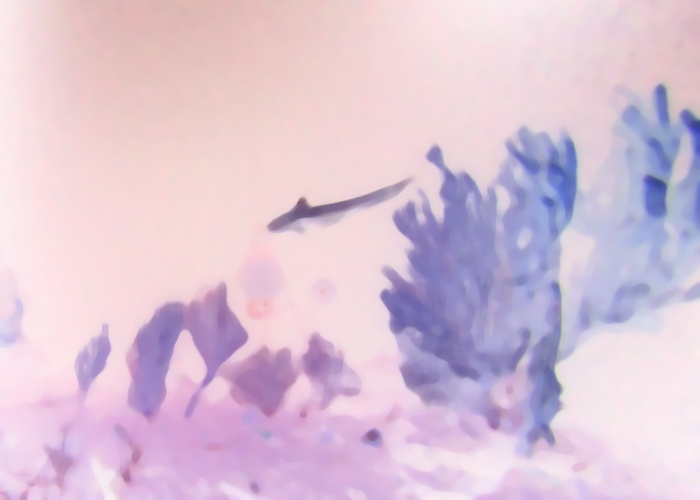
#> input picture denoiseL.jpg, 700 x 500 px, given in place of curtainL.png, which was not available
$ python justdepth.py
#> lines starting #> are read from the running program, lines starting #| are printed output that depends on the picture; pictures that were not available may be replaced by others from this repository, and a replacement may not be noted
import numpy as np
import cv2
from matplotlib import pyplot as plt
# [7 lines of commented-out code are left out]

baseline=100
focal_length= 4.77424789e+02
#Q=[[ 1.00000000e+00  0.00000000e+00  0.00000000e+00 -1.24098755e+03]
#   [ 0.00000000e+00  1.00000000e+00  0.00000000e+00 -1.07122999e+03]
#   [ 0.00000000e+00  0.00000000e+00  0.00000000e+00  4.77424789e+02]
#   [ 0.00000000e+00  0.00000000e+00  9.03260810e-03 -0.00000000e+00]]

Q=np.float32([[ 1.00000000e+00,  0.00000000e+00,  0.00000000e+00,  1.07952681e+01],
 [ 0.00000000e+00,  1.00000000e+00,  0.00000000e+00, -1.54576640e+03],
 [ 0.00000000e+00,  0.00000000e+00,  0.00000000e+00,  9.16574783e+02],
 [ 0.00000000e+00,  0.00000000e+00, -2.16772271e-02,  0.00000000e+00]])

Q=np.float32([[ 1.00000000e+00,  0.00000000e+00,  0.00000000e+00, -2.67034456e+02],
 [ 0.00000000e+00,  1.00000000e+00,  0.00000000e+00, -1.03445789e+03],
 [ 0.00000000e+00,  0.00000000e+00 , 0.00000000e+00,  9.16584610e+02],
 [ 0.00000000e+00,  0.00000000e+00, -8.44895915e-04,  0.00000000e+00]])

Q=np.float32([[ 1.00000000e+00,  0.00000000e+00,  0.00000000e+00, -1.47927154e+03],
 [ 0.00000000e+00,  1.00000000e+00,  0.00000000e+00, -6.69240590e+02],
 [ 0.00000000e+00,  0.00000000e+00,  0.00000000e+00,  3.60831146e+02],
 [ 0.00000000e+00,  0.00000000e+00,  1.27373443e-03, -0.00000000e+00]])

Q=np.float32([[ 1.00000000e+00,  0.00000000e+00,  0.00000000e+00,  6.51067677e+02],
 [ 0.00000000e+00,  1.00000000e+00,  0.00000000e+00,  4.89214800e+02],
 [ 0.00000000e+00,  0.00000000e+00,  0.00000000e+00,  1.19511214e+03],
 [ 0.00000000e+00,  0.00000000e+00, -4.65810195e-04,  0.00000000e+00]])

Q=np.float32([[ 1.00000000e+00,  0.00000000e+00,  0.00000000e+00, -7.35440018e+02],
 [ 0.00000000e+00,  1.00000000e+00,  0.00000000e+00,  3.13250813e+02],
 [ 0.00000000e+00,  0.00000000e+00,  0.00000000e+00,  3.75119324e+02],
 [ 0.00000000e+00,  0.00000000e+00,  1.29620082e+08, -0.00000000e+00]])

Q=np.float32=([[ 1.00000000e+00,  0.00000000e+00 , 0.00000000e+00 ,-6.43447407e+02],
 [ 0.00000000e+00 , 1.00000000e+00,  0.00000000e+00, -6.47744417e+02],
 [ 0.00000000e+00,  0.00000000e+00,  0.00000000e+00,  3.06869370e+02],
 [ 0.00000000e+00,  0.00000000e+00 ,-4.21595460e-03,  0.00000000e+00]])


# Reading the mapping values for stereo image rectification
cv_file = cv2.FileStorage("improved_params3.xml", cv2.FILE_STORAGE_READ)
Left_Stereo_Map_x = cv_file.getNode("Left_Stereo_Map_x").mat()
Left_Stereo_Map_y = cv_file.getNode("Left_Stereo_Map_y").mat()
Right_Stereo_Map_x = cv_file.getNode("Right_Stereo_Map_x").mat()
Right_Stereo_Map_y = cv_file.getNode("Right_Stereo_Map_y").mat()
cv_file.release()

def write_ply(fn, verts, colors):
    verts = verts.reshape(-1, 3)
    colors = colors.reshape(-1, 3)
    verts = np.hstack([verts, colors])
    with open(fn, 'wb') as f:
        f.write((ply_header % dict(vert_num=len(verts))).encode('utf-8'))
        np.savetxt(f, verts, fmt='%f %f %f %d %d %d ')


while True:
  # Capturing and storing left and right camera images
    imgL= cv2.imread(r'C:\Users\Benjamin\Documents\calibration\curtainL.png', cv2.IMREAD_GRAYSCALE)[200:900, 650:1400]#[60:900, 230:1500]
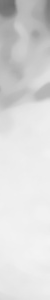
#> imgL: shape (300, 50); min 108, max 244, mean 218
    imgR= cv2.imread(r'C:\Users\Benjamin\Documents\calibration\curtainR.png', cv2.IMREAD_GRAYSCALE)[200:900, 650:1400]#[60:900, 230:1500]
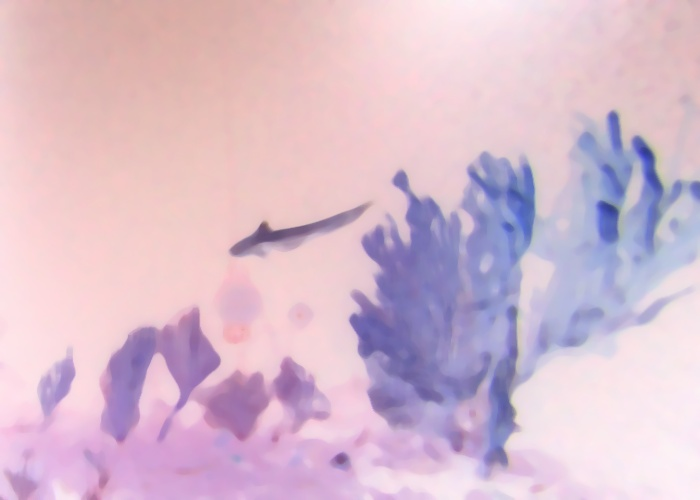
#> input picture denoiseR.jpg, 700 x 500 px, given in place of curtainR.png, which was not available
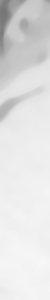
#> imgR: shape (300, 50); min 117, max 246, mean 224.2


#> (the run stopped early here; a loop or call above may not have finished)
